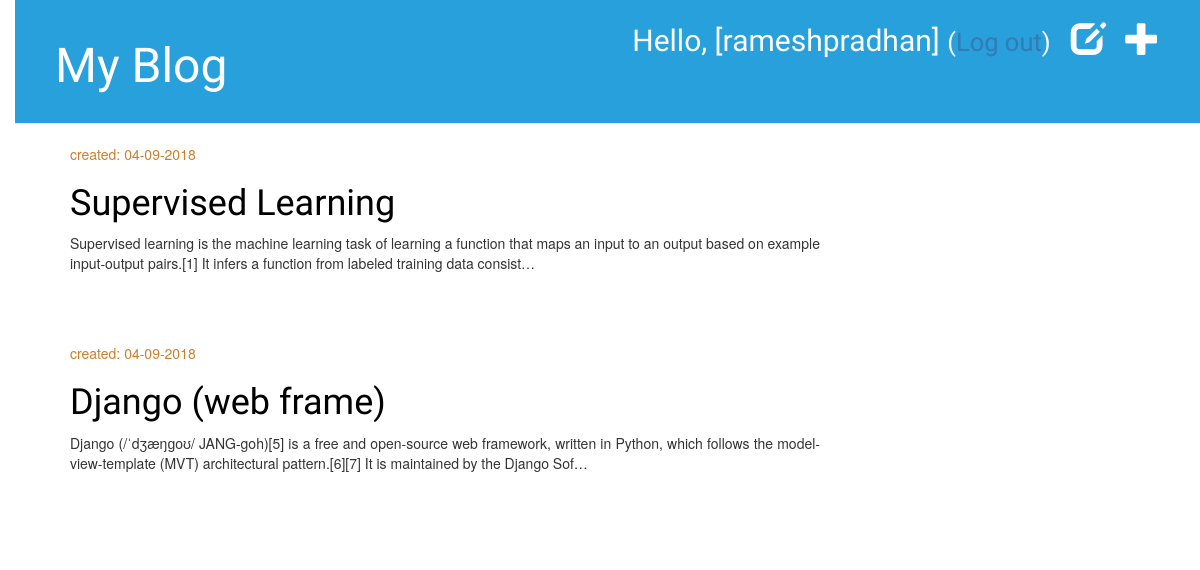
/drafts (signed in), run on an earlier commit of the app's database.
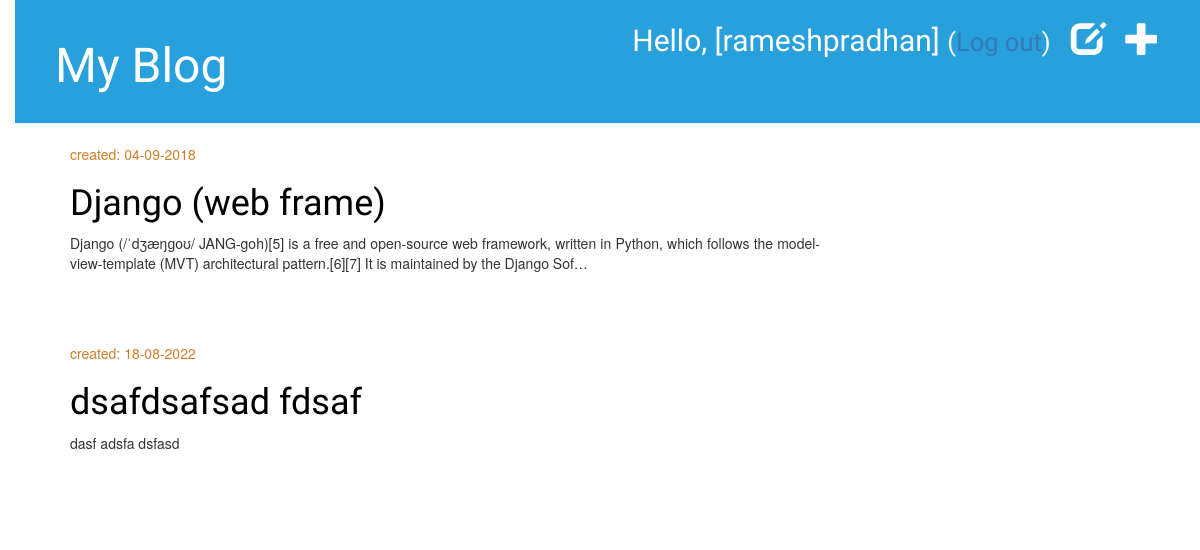
And on a later commit of the database.
### blog/models.py (models this page shows, shortened)
class Post(models.Model):
    author = models.ForeignKey("auth.User", on_delete=models.CASCADE)
    title = models.CharField(max_length=200)
    text = models.TextField()
    created_date = models.DateTimeField(default=timezone.now)
    published_date = models.DateTimeField(blank=True, null=True)

### blog/views.py (the view)
@login_required
def post_draft_list(request):
    posts = Post.objects.filter(published_date__isnull=True).order_by("created_date")
    return render(request, "blog/post_draft_list.html", {"posts": posts})

### blog/templates/blog/post_draft_list.html
{% extends 'blog/base.html' %}
{% block content %}
    {% for post in posts %}
        <div class="post">
            <p class="date">created: {{ post.created_date|date:'d-m-Y' }}</p>
            <h1><a href="{% url 'post_detail' pk=post.pk %}">{{ post.title }}</a></h1>
            <p align="justify">{{ post.text|truncatechars:200 }}</p>
        </div>
    {% endfor %}
{% endblock %}

What changed in the data, as far as the page shows it:
no longer on this page (row edited): Post: created_date "04-09-2018", title "Supervised Learning", text "Supervised learning is the machine learning task of learning a function that maps an input to an output based on example input-output pairs.[1] It infers a function from labeled training data consist…"
added Post: created_date "18-08-2022", title "dsafdsafsad fdsaf", text "dasf adsfa dsfasd"
